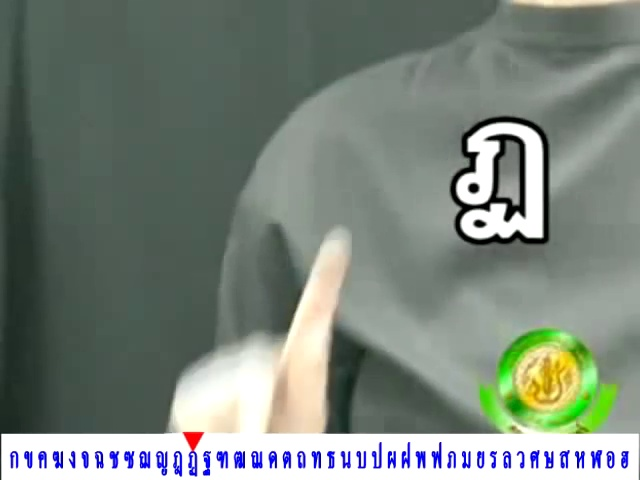
#> input picture Image/frame1036.jpg, 640 x 480 px, given in place of thai_finger.mp4, which was not available
$ python Helloworld.py
#> lines starting #> are read from the running program, lines starting #| are printed output that depends on the picture; after the words box and inside, x2 and y2 are one past the last pixel; in counts of white or black regions, pixels touching at a corner belong together; pictures that were not available may be replaced by others from this repository, and a replacement may not be noted
import cv2
import numpy as np

cap = cv2.VideoCapture("thai_finger.mp4")
#cap = cv2.VideoCapture(0)
def nothing(x):

    pass


cv2.namedWindow("control",cv2.WINDOW_NORMAL)
cv2.createTrackbar("Hx", 'control',0,255,nothing)
cv2.createTrackbar("Hn", 'control',0,255,nothing)
cv2.createTrackbar("Sx", 'control',0,255,nothing)
cv2.createTrackbar("Sn", 'control',0,255,nothing)
cv2.createTrackbar("Vx", 'control',0,255,nothing)
cv2.createTrackbar("Vn", 'control',0,255,nothing)

while(cap.isOpened()):
    ret, frame = cap.read()
#> frame is the input picture: shape (480, 640, 3); mean B, G, R 122.4, 132, 121.5
    if ret!=True:
        break

    #gray = cv2.cvtColor(frame, cv2.COLOR_BGR2GRAY)
    hsv = cv2.cvtColor(frame, cv2.COLOR_BGR2HSV)
#> hsv: shape (480, 640, 3); mean H, S, V 65.2, 38.2, 135.8

    #inRange(hsv, Scalar(0, 40, 60), Scalar(20, 150, 255), bw);
    #inRange(hsv, Scalar(0, 10, 60), Scalar(20, 150, 255), bw);
    hx = cv2.getTrackbarPos("Hx",'control')
    hn = cv2.getTrackbarPos("Hn",'control')
    sx = cv2.getTrackbarPos("Sx",'control')
    sn = cv2.getTrackbarPos("Sn",'control')
    vx = cv2.getTrackbarPos("Vx",'control')
    vn = cv2.getTrackbarPos("Vn",'control')

    cv2.rectangle(frame, (1,2), (255,255), (0,255,0), 2);
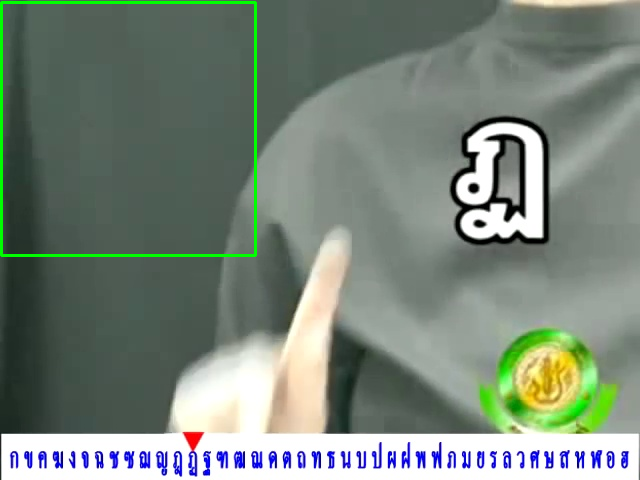
#> frame: shape (480, 640, 3); 0.99% of pixels changed, all inside (x1, y1, x2, y2) = (0, 1, 257, 257)
    lower_blue = np.array([hn, sn, vn])
    upper_blue = np.array([hx, sx, vx])
    mask = cv2.inRange(hsv, lower_blue, upper_blue)
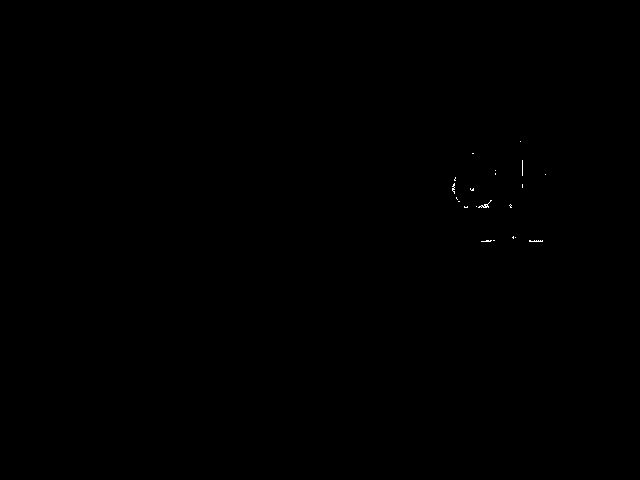
#> mask: shape (480, 640); 0.05% white in thin lines or dots, all inside (x1, y1, x2, y2) = (452, 141, 546, 242)
    res = cv2.bitwise_and(frame,frame, mask= mask)
#> res: shape (480, 640, 3); every value is 0

    cv2.imshow('frame',frame)
    cv2.imshow('mask',mask)
    cv2.imshow('res',res)


    #g = cv2.getTrackbarPos('G','frame')
    #b = cv2.getTrackbarPos('B','frame')

    if  cv2.waitKey(1) & 0xFF == ord('q') :
#> (key q is pressed here)
        break

cap.release()
cv2.waitKey(0)
cv2.destroyAllWindows()

$ run again, on Image/frame107.jpg
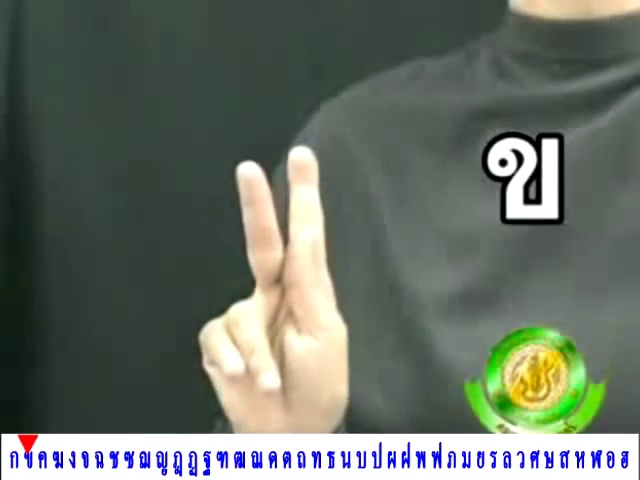
#> input picture Image/frame107.jpg, 640 x 480 px, given in place of thai_finger.mp4, which was not available
#> frame is the input picture: shape (480, 640, 3); mean B, G, R 100.7, 111.3, 102.7
#> hsv: shape (480, 640, 3); mean H, S, V 64.7, 49.5, 116.5
#> `cv2.rectangle(frame, (1,2), (255,255), (0,255,0), 2);`:
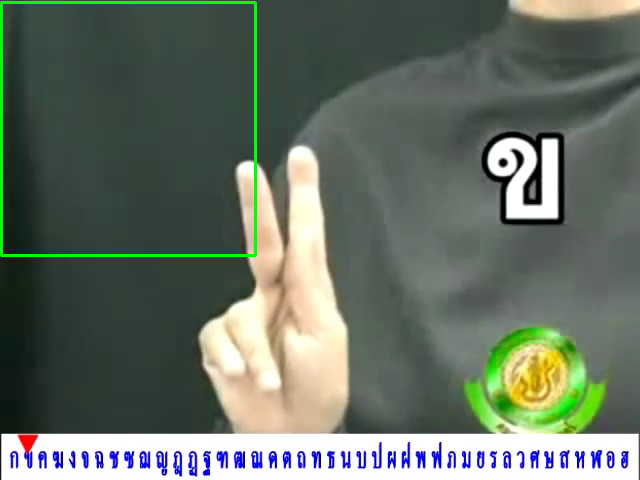
#> frame: shape (480, 640, 3); 0.99% of pixels changed, all inside (x1, y1, x2, y2) = (0, 1, 257, 257)
#> mask: shape (480, 640); 0.1% white in thin lines or dots, all inside (x1, y1, x2, y2) = (484, 133, 562, 223)
#> res: shape (480, 640, 3); every value is 0

$ run again, on Image/frame1099.jpg
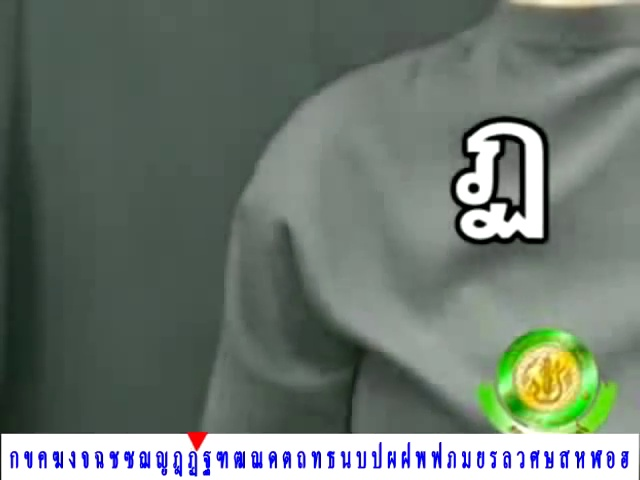
#> input picture Image/frame1099.jpg, 640 x 480 px, given in place of thai_finger.mp4, which was not available
#> frame is the input picture: shape (480, 640, 3); mean B, G, R 110.9, 119.8, 108.7
#> hsv: shape (480, 640, 3); mean H, S, V 66.7, 37.9, 123
#> `cv2.rectangle(frame, (1,2), (255,255), (0,255,0), 2);`:
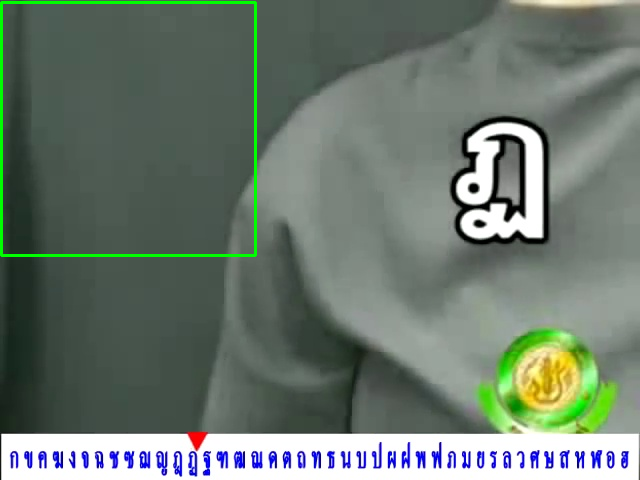
#> frame: shape (480, 640, 3); 0.99% of pixels changed, all inside (x1, y1, x2, y2) = (0, 1, 257, 257)
#> mask: shape (480, 640); 0.06% white in thin lines or dots, all inside (x1, y1, x2, y2) = (454, 137, 546, 242)
#> res: shape (480, 640, 3); every value is 0
